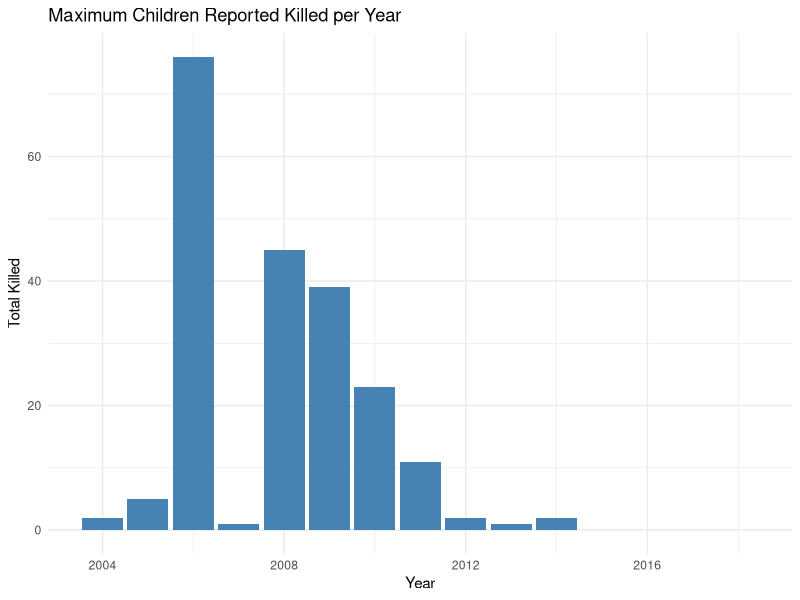
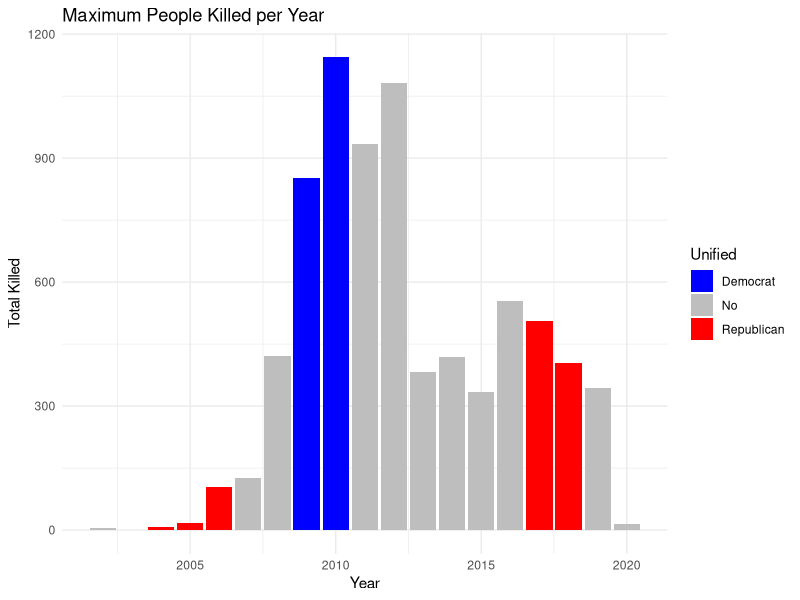
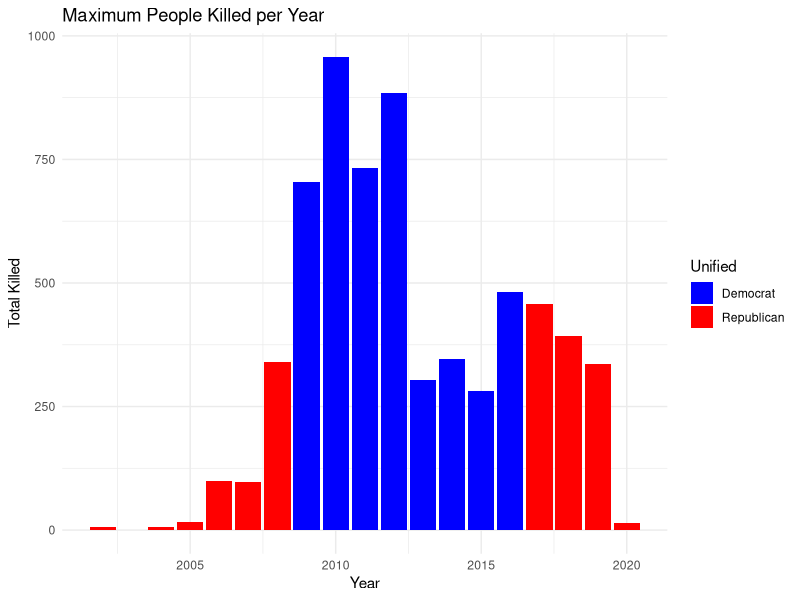
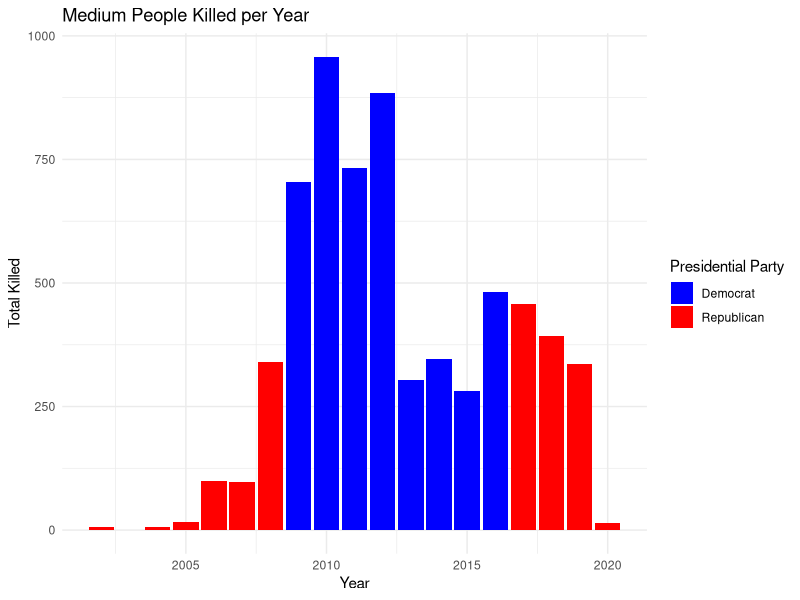
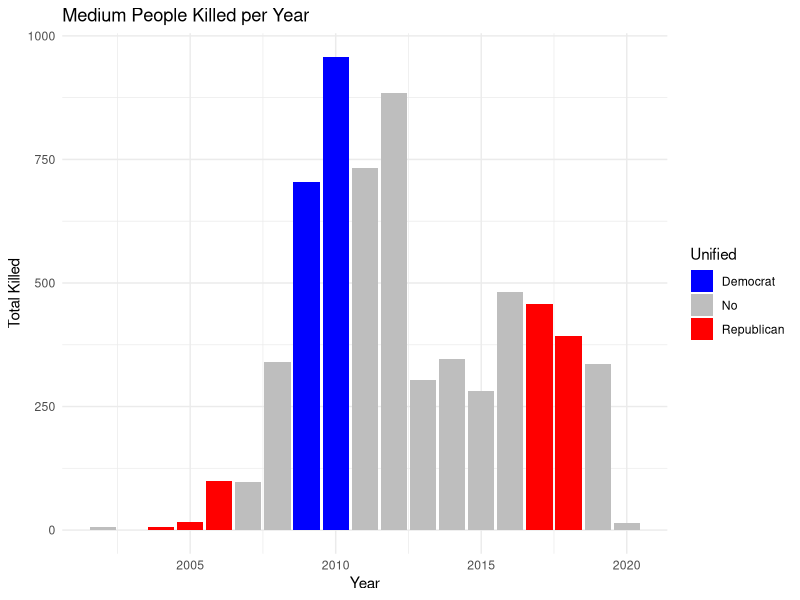
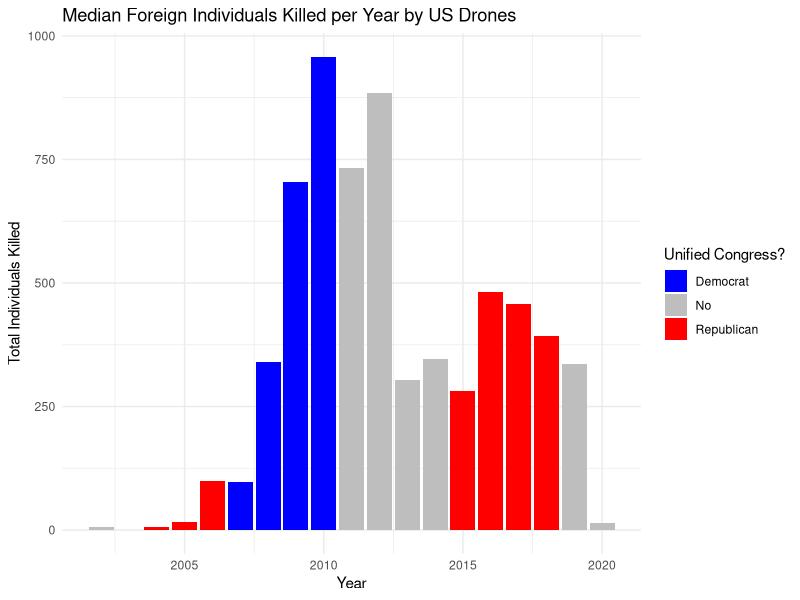
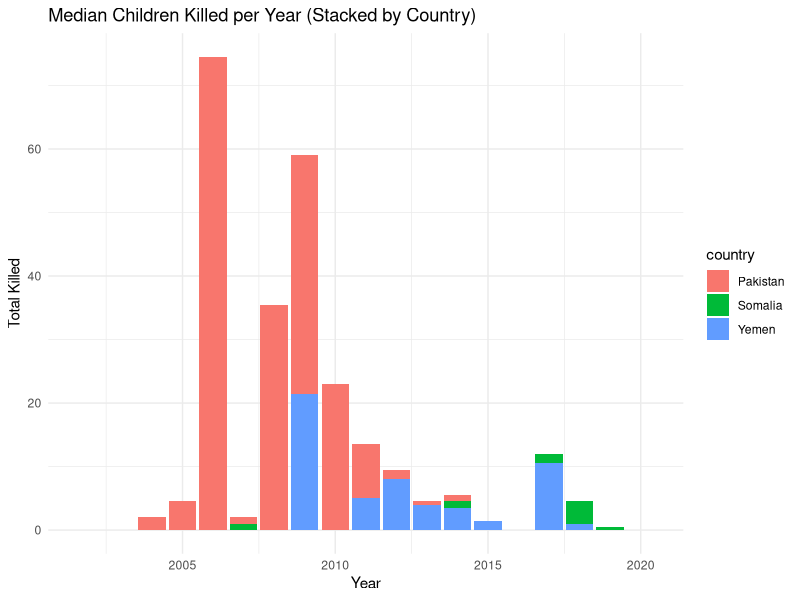
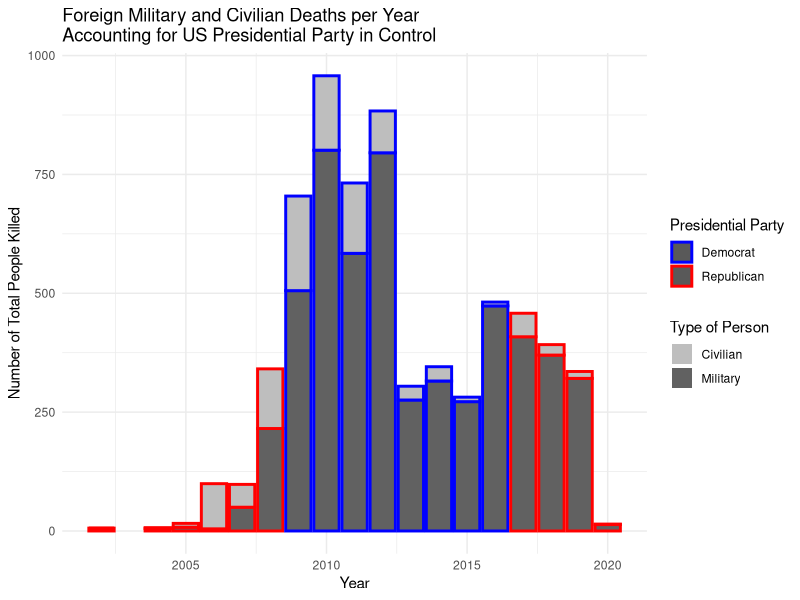

Write R code to recreate these figures, in order.
## ---- chunk 1
library(readxl)
library(dplyr)
library(lubridate)
library(ggplot2)
library(stringr)
library(tidyverse)
library(readr)
df_pakistan <- read.csv("../data_files/df_pakistan.csv")
df_somalia <- read.csv("../data_files/df_somalia.csv")
df_yemen <- read.csv("../data_files/df_yemen.csv")
combined_df <- read.csv("../data_files/df_combined.csv")
## ---- chunk 2
head(df_pakistan)
df_pakistan %>%
  # extract year from POSIXct
  mutate(year = year(Date)) %>%
  # group by year
  group_by(year) %>%
  # sum the column of interest, backticks because of spaces
  summarize(total_killed = sum(`Maximum.children.killed`, na.rm = TRUE)) %>%
  # plot
  ggplot(aes(x = year, y = total_killed)) +
  geom_col(fill = "steelblue") +
  labs(title = "Maximum Children Reported Killed per Year",
       x = "Year",
       y = "Total Killed") +
  theme_minimal()

## ---- chunk 3
combined_df %>%
  group_by(year) %>%
  # sum the column of interest, backticks because of spaces
  summarize(total_killed = sum(max_people_killed, na.rm = TRUE),
            Unified = first(unified_)) %>%
  # plot
  ggplot(aes(x = year, y = total_killed, fill = Unified)) +
  geom_col() +
    scale_fill_manual(values = c(
    "Democrat" = "blue",
    "Republican" = "red",
    "No" = "grey"
  )) +
  labs(title = "Maximum People Killed per Year",
       x = "Year",
       y = "Total Killed") +
  theme_minimal()

## ---- chunk 4
combined_df %>%
  group_by(year) %>%
  # sum the column of interest, backticks because of spaces
  summarize(total_killed = sum(med_people_killed, na.rm = TRUE),
            Unified = first(presidential_party)) %>%
  # plot
  ggplot(aes(x = year, y = total_killed, fill = Unified)) +
  geom_col() +
    scale_fill_manual(values = c(
    "Democrat" = "blue",
    "Republican" = "red",
    "No" = "grey"
  )) +
  labs(title = "Maximum People Killed per Year",
       x = "Year",
       y = "Total Killed") +
  theme_minimal()


## ---- chunk 5
head(combined_df)

# kills per yr per president
combined_df %>%
  group_by(year) %>%
  # sum the column of interest, backticks because of spaces
  summarize(total_killed = sum(med_people_killed, na.rm = TRUE),
            `Presidential Party` = first(presidential_party)) %>%
  # plot
  ggplot(aes(x = year, y = total_killed, fill = `Presidential Party`)) +
  geom_col() +
    scale_fill_manual(values = c(
    "Democrat" = "blue",
    "Republican" = "red",
    "No" = "grey"
  )) +
  labs(title = "Medium People Killed per Year",
       x = "Year",
       y = "Total Killed") +
  theme_minimal()


# kills per yr per unified or not
combined_df %>%
  group_by(year) %>%
  # sum the column of interest, backticks because of spaces
  summarize(total_killed = sum(med_people_killed, na.rm = TRUE),
            Unified = first(unified_)) %>%
  # plot
  ggplot(aes(x = year, y = total_killed, fill = Unified)) +
  geom_col() +
    scale_fill_manual(values = c(
    "Democrat" = "blue",
    "Republican" = "red",
    "No" = "grey"
  )) +
  labs(title = "Medium People Killed per Year",
       x = "Year",
       y = "Total Killed") +
  theme_minimal()

# unified congress on median people killed. -- JJ AND CHARLIE
combined_df %>%
  group_by(year) %>%
  summarize(total_killed = sum(med_people_killed, na.rm = TRUE),
            `Unified Congress?` = first(legislative_unified_)) %>%
  ggplot(aes(x = year, y = total_killed, fill = `Unified Congress?`)) +
  geom_col() +
    scale_fill_manual(values = c("Democrat" = "blue", "Republican" = "red", "No" = "grey"))+
  labs(title = "Median Foreign Individuals Killed per Year by US Drones",
       x = "Year",
       y = "Total Individuals Killed") +
  theme_minimal()





combined_df %>%
  group_by(year, country) %>%
  summarize(total_killed = sum(med_children_killed, na.rm = TRUE), .groups = "drop") %>%
  ggplot(aes(x = year, y = total_killed, fill = country)) +
  geom_col() +
  labs(title = "Median Children Killed per Year (Stacked by Country)",
       x = "Year",
       y = "Total Killed") +
  theme_minimal()
## ---- chunk 6
anova_df <- combined_df %>%
  group_by(year, presidential_party) %>%
  summarize(
    attacks = sum(med_people_killed, na.rm = TRUE),
    .groups = "drop"
  )
anova_result <- aov(attacks ~ presidential_party, data = anova_df)
summary(anova_result)
## ---- chunk 7
df_plot <- combined_df %>%
  group_by(year, presidential_party) %>%
  summarize(
    Military = sum(med_people_killed - med_civilians_killed, na.rm = TRUE),
    Civilian = sum(med_civilians_killed, na.rm = TRUE),
    .groups = "drop"
  ) %>%
  pivot_longer(cols = c(Military, Civilian), names_to = "kill_type", values_to = "count")

# military vs civilian death rate per presidential party. -- JJ AND CHARLIE
ggplot(df_plot, aes(x = year, y = count, fill = kill_type, color = presidential_party)) +
  geom_col(position = "stack", linewidth = 1) +
  scale_fill_manual(values = c("Military" = "gray38", "Civilian" = "gray")) +
  scale_color_manual(values = c("Democrat" = "blue", "Republican" = "red")) +
  labs(title = "Foreign Military and Civilian Deaths per Year\nAccounting for US Presidential Party in Control", x = "Year", y = "Number of Total People Killed",
    fill = "Type of Person", color = "Presidential Party") +
  theme_minimal()

